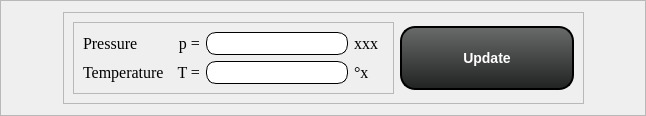
             <widget class="QFrame" name="frame_9">
              <property name="frameShape">
               <enum>QFrame::StyledPanel</enum>
              </property>
              <property name="frameShadow">
               <enum>QFrame::Raised</enum>
              </property>
              <layout class="QHBoxLayout" name="horizontalLayout_27">
               <item>
                <spacer name="horizontalSpacer_7">
                 <property name="orientation">
                  <enum>Qt::Horizontal</enum>
                 </property>
                 <property name="sizeHint" stdset="0">
                  <size>
                   <width>51</width>
                   <height>20</height>
                  </size>
                 </property>
                </spacer>
               </item>
               <item>
                <widget class="QFrame" name="frame_90">
                 <property name="styleSheet">
                  <string notr="true"/>
                 </property>
                 <property name="frameShape">
                  <enum>QFrame::StyledPanel</enum>
                 </property>
                 <property name="frameShadow">
                  <enum>QFrame::Raised</enum>
                 </property>
                 <layout class="QHBoxLayout" name="horizontalLayout_26">
                  <item>
                   <widget class="QFrame" name="frame_96">
                    <property name="styleSheet">
                     <string notr="true">QLineEdit {
	border: 1px solid black;
	border-radius: 10px;
	background: white;
}</string>
                    </property>
                    <property name="frameShape">
                     <enum>QFrame::StyledPanel</enum>
                    </property>
                    <property name="frameShadow">
                     <enum>QFrame::Raised</enum>
                    </property>
                    <layout class="QGridLayout" name="gridLayout">
                     <item row="0" column="0">
                      <widget class="QLabel" name="label_155">
                       <property name="sizePolicy">
                        <sizepolicy hsizetype="Fixed" vsizetype="Preferred">
                         <horstretch>0</horstretch>
                         <verstretch>0</verstretch>
                        </sizepolicy>
                       </property>
                       <property name="minimumSize">
                        <size>
                         <width>80</width>
                         <height>0</height>
                        </size>
                       </property>
                       <property name="font">
                        <font>
                         <family>Times New Roman</family>
                         <pointsize>12</pointsize>
                        </font>
                       </property>
                       <property name="text">
                        <string>Pressure</string>
                       </property>
                      </widget>
                     </item>
                     <item row="0" column="1">
                      <widget class="QLabel" name="label_157">
                       <property name="sizePolicy">
                        <sizepolicy hsizetype="Fixed" vsizetype="Preferred">
                         <horstretch>0</horstretch>
                         <verstretch>0</verstretch>
                        </sizepolicy>
                       </property>
                       <property name="minimumSize">
                        <size>
                         <width>30</width>
                         <height>0</height>
                        </size>
                       </property>
                       <property name="font">
                        <font>
                         <family>Times New Roman</family>
                         <pointsize>12</pointsize>
                        </font>
                       </property>
                       <property name="text">
                        <string>p =</string>
                       </property>
                       <property name="alignment">
                        <set>Qt::AlignRight|Qt::AlignTrailing|Qt::AlignVCenter</set>
                       </property>
                      </widget>
                     </item>
                     <item row="0" column="2">
                      <widget class="QLineEdit" name="lineEditArbitraryVal_p">
                       <property name="sizePolicy">
                        <sizepolicy hsizetype="Fixed" vsizetype="Fixed">
                         <horstretch>0</horstretch>
                         <verstretch>0</verstretch>
                        </sizepolicy>
                       </property>
                       <property name="minimumSize">
                        <size>
                         <width>140</width>
                         <height>0</height>
                        </size>
                       </property>
                       <property name="font">
                        <font>
                         <family>Times New Roman</family>
                         <pointsize>12</pointsize>
                        </font>
                       </property>
                       <property name="styleSheet">
                        <string notr="true">background-color: rgb(255, 255, 255);</string>
                       </property>
                      </widget>
                     </item>
                     <item row="0" column="3">
                      <widget class="QLabel" name="labelArbitraryUnit_p">
                       <property name="sizePolicy">
                        <sizepolicy hsizetype="Fixed" vsizetype="Preferred">
                         <horstretch>0</horstretch>
                         <verstretch>0</verstretch>
                        </sizepolicy>
                       </property>
                       <property name="minimumSize">
                        <size>
                         <width>30</width>
                         <height>0</height>
                        </size>
                       </property>
                       <property name="font">
                        <font>
                         <family>Times New Roman</family>
                         <pointsize>12</pointsize>
                        </font>
                       </property>
                       <property name="text">
                        <string>&lt;html&gt;&lt;head/&gt;&lt;body&gt;&lt;p&gt;xxx&lt;/p&gt;&lt;/body&gt;&lt;/html&gt;</string>
                       </property>
                      </widget>
                     </item>
                     <item row="1" column="0">
                      <widget class="QLabel" name="label_154">
                       <property name="sizePolicy">
                        <sizepolicy hsizetype="Fixed" vsizetype="Preferred">
                         <horstretch>0</horstretch>
                         <verstretch>0</verstretch>
                        </sizepolicy>
                       </property>
                       <property name="minimumSize">
                        <size>
                         <width>80</width>
                         <height>0</height>
                        </size>
                       </property>
                       <property name="font">
                        <font>
                         <family>Times New Roman</family>
                         <pointsize>12</pointsize>
                        </font>
                       </property>
                       <property name="text">
                        <string>Temperature</string>
                       </property>
                      </widget>
                     </item>
                     <item row="1" column="1">
                      <widget class="QLabel" name="label_156">
                       <property name="sizePolicy">
                        <sizepolicy hsizetype="Fixed" vsizetype="Preferred">
                         <horstretch>0</horstretch>
                         <verstretch>0</verstretch>
                        </sizepolicy>
                       </property>
                       <property name="minimumSize">
                        <size>
                         <width>30</width>
                         <height>0</height>
                        </size>
                       </property>
                       <property name="font">
                        <font>
                         <family>Times New Roman</family>
                         <pointsize>12</pointsize>
                        </font>
                       </property>
                       <property name="text">
                        <string>T =</string>
                       </property>
                       <property name="alignment">
                        <set>Qt::AlignRight|Qt::AlignTrailing|Qt::AlignVCenter</set>
                       </property>
                      </widget>
                     </item>
                     <item row="1" column="2">
                      <widget class="QLineEdit" name="lineEditArbitraryVal_T">
                       <property name="sizePolicy">
                        <sizepolicy hsizetype="Fixed" vsizetype="Fixed">
                         <horstretch>0</horstretch>
                         <verstretch>0</verstretch>
                        </sizepolicy>
                       </property>
                       <property name="minimumSize">
                        <size>
                         <width>140</width>
                         <height>0</height>
                        </size>
                       </property>
                       <property name="font">
                        <font>
                         <family>Times New Roman</family>
                         <pointsize>12</pointsize>
                        </font>
                       </property>
                       <property name="styleSheet">
                        <string notr="true">background-color: rgb(255, 255, 255);</string>
                       </property>
                      </widget>
                     </item>
                     <item row="1" column="3">
                      <widget class="QLabel" name="labelArbitraryUnit_T">
                       <property name="sizePolicy">
                        <sizepolicy hsizetype="Fixed" vsizetype="Preferred">
                         <horstretch>0</horstretch>
                         <verstretch>0</verstretch>
                        </sizepolicy>
                       </property>
                       <property name="minimumSize">
                        <size>
                         <width>30</width>
                         <height>0</height>
                        </size>
                       </property>
                       <property name="font">
                        <font>
                         <family>Times New Roman</family>
                         <pointsize>12</pointsize>
                        </font>
                       </property>
                       <property name="text">
                        <string>&lt;html&gt;&lt;head/&gt;&lt;body&gt;&lt;p&gt;°x&lt;/p&gt;&lt;/body&gt;&lt;/html&gt;</string>
                       </property>
                      </widget>
                     </item>
                    </layout>
                   </widget>
                  </item>
                  <item>
                   <widget class="QPushButton" name="buttonCalcArbitrary">
                    <property name="sizePolicy">
                     <sizepolicy hsizetype="Fixed" vsizetype="Fixed">
                      <horstretch>0</horstretch>
                      <verstretch>0</verstretch>
                     </sizepolicy>
                    </property>
                    <property name="minimumSize">
                     <size>
                      <width>174</width>
                      <height>64</height>
                     </size>
                    </property>
                    <property name="styleSheet">
                     <string notr="true">QPushButton{
	border: 2px solid black;
	border-radius: 15px;
    background: QLinearGradient(x1: 0, y1: 0, x2: 0, y2: 1, stop: 0 #696a6a, stop: 1 #212222);
	font-weight: bold; 
	font-size: 14px;
	color: white;
	min-width: 170px;
	min-height: 60px;
}

QPushButton:hover{
	background: QLinearGradient(x1: 0, y1: 0, x2: 0, y2: 1, stop: 0 #03cb08, stop: 1 #015803);
}

QPushButton:pressed{	
	background: QLinearGradient(x1: 0, y1: 0, x2: 0, y2: 1, stop: 0 #20ff25, stop: 1 #10a613);
}</string>
                    </property>
                    <property name="text">
                     <string>Update</string>
                    </property>
                    <property name="icon">
                     <iconset resource="resMainWindow.qrc">
                      <normaloff>:/images/images/run_quadIcon.png</normaloff>:/images/images/run_quadIcon.png</iconset>
                    </property>
                    <property name="iconSize">
                     <size>
                      <width>60</width>
                      <height>60</height>
                     </size>
                    </property>
                   </widget>
                  </item>
                 </layout>
                </widget>
               </item>
               <item>
                <spacer name="horizontalSpacer_8">
                 <property name="orientation">
                  <enum>Qt::Horizontal</enum>
                 </property>
                 <property name="sizeHint" stdset="0">
                  <size>
                   <width>50</width>
                   <height>20</height>
                  </size>
                 </property>
                </spacer>
               </item>
              </layout>
             </widget>
